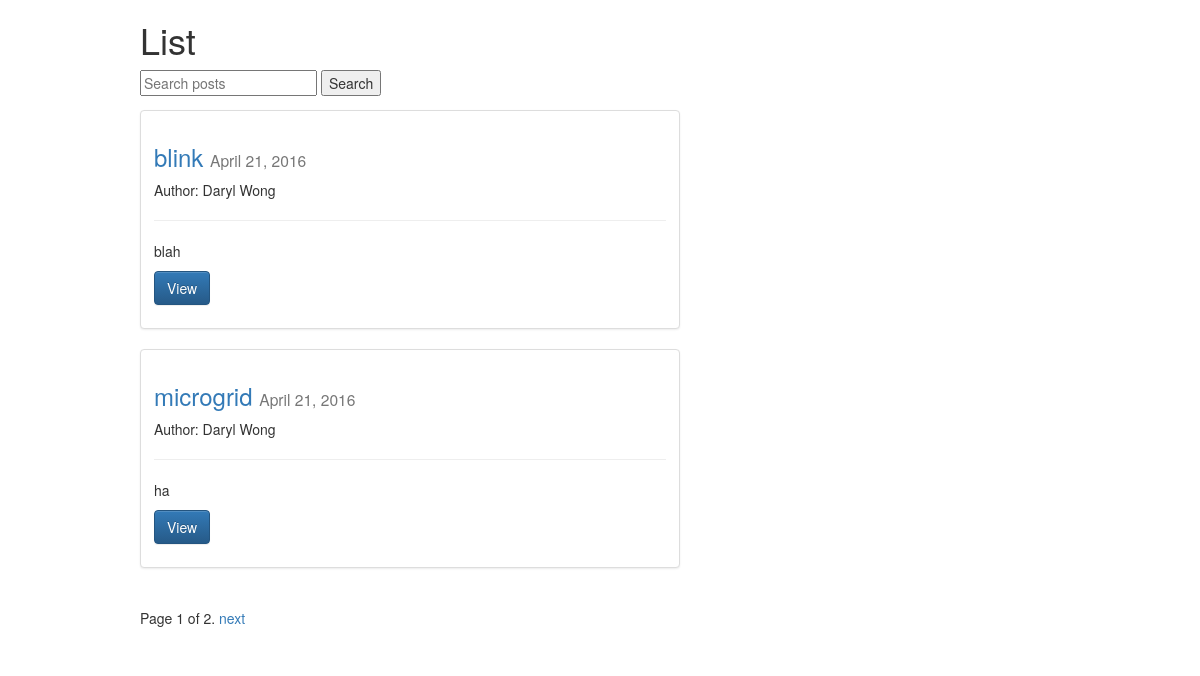
The app's page /posts/, older data.
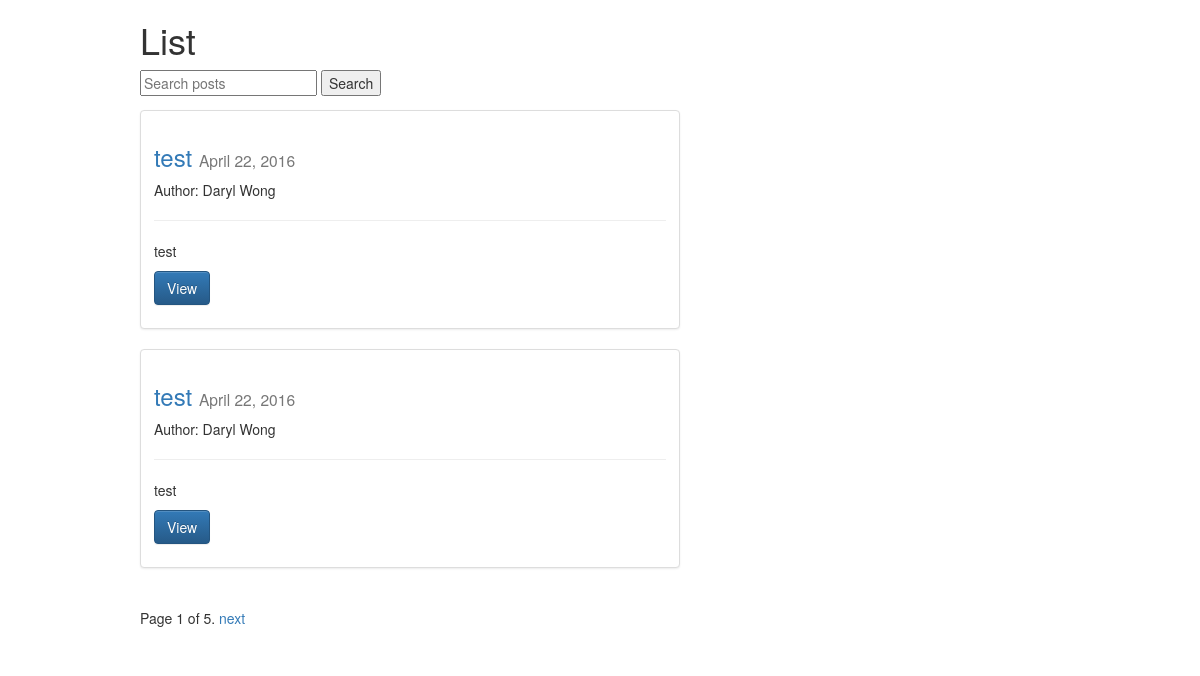
The same page, newer data.
### posts/models.py (models this page shows, shortened)
class Post(models.Model):
	user = models.ForeignKey(settings.AUTH_USER_MODEL, default = 1) #default user is superadmin
	title = models.CharField(max_length=120)  #max_length = 120
	slug = models.SlugField(unique=True)
	image = models.ImageField(upload_to = upload_location,
		null=True,
		blank=True,
		width_field="width_field",
		height_field="height_field")
	height_field = models.IntegerField(default=0)
	width_field = models.IntegerField(default=0)
	content = models.TextField()
	draft = models.BooleanField(default=False)
	publish = models.DateField(auto_now=False, auto_now_add=False, default=timezone.now)
	timestamp = models.DateTimeField(auto_now=False, auto_now_add=True) #1st time made initially
	updated = models.DateTimeField(auto_now=True, auto_now_add=False) #everytime it's updated
	objects = PostManager()
	def get_absolute_url(self):
		return reverse("posts:detail", kwargs={"slug": self.slug})
	class Meta: #describes model, handles anything not a field
		ordering = ["-timestamp", "-updated"]

### posts/views.py (the view, shortened to what this page needs)
def posts_list(request): #list items
	if request.user.is_staff or request.user.is_superuser:
		queryset_list = Post.objects.all()
		valid_user = True
	else:
		queryset_list = Post.objects.active() #all queries that are not drafts and published drafts that are less than or equal to today's date (only posts what was meant for today or previous days not hte future)
		valid_user = False
	search_query = request.GET.get("q")
	today = timezone.now().date()
	queries_per_page_var = 2
	paginator = Paginator(queryset_list, queries_per_page_var) # Show 25 contacts per page
	page_request_var = 'page' #change page search name (see post_list.html)
	page = request.GET.get(page_request_var)
	try:
	    queryset = paginator.page(page) #queries in a given paginator set
	except PageNotAnInteger:
	    queryset = paginator.page(1)
	except EmptyPage:
	    queryset = paginator.page(paginator.num_pages)
	context = {
		"object_list": queryset,  #add queryset to post list we can see
		"title": "List",
		"page_request_var": page_request_var,
		"today": today,
		"valid_user": valid_user,
	}
	return render(request, 'post_list.html', context)

### posts/models.py (called while the page is built)
	def active(self, *args, **kwargs):
		return super(PostManager, self).filter(draft=False).filter(publish__lte=timezone.now())

### templates/post_list.html (shortened to what this page needs)
{% extends "base.html" %}
{% block content %}
<div class="col-sm-6 col-sm-offset-1">
	{% if valid_user %}
		<h1> <span style='color:red;'>Staff View Of {{ title }} </span> </h1>
	{% else %}
		<h1> {{ title }} </h1>
	{% endif %}
	<form method = 'GET' action=''>
	<input type = 'text' name = 'q' placeholder = 'Search posts' value='{{ request.GET.q }}' />
	<input type='submit' value = 'Search' />
	</form>
	{% for obj in object_list %}
	<div class="row">
  		<div class="col-sm-12">
    		<div class="thumbnail">
      			<div class="caption">
        		<h3>
        			<a href='{{ obj.get_absolute_url }}'>{{ obj.title }}</a>
        			<small>{{ obj.publish }} </small>
        		</h3>
        		{% if obj.user.get_full_name %}
        			<p> Author: {{ obj.user.get_full_name }} </p>
				{% endif %}
				<hr/>
		        <p>{{ obj.content |linebreaks|truncatechars:120}}</p>
		        <p><a href="{{ obj.get_absolute_url }}" class="btn btn-primary" role="button">View</a> </p>
		      	</div>
    		</div>
  		</div>
	</div>
	{% endfor %}
<div class="pagination">
    <span class="step-links">
        <span class="current">
            Page {{ object_list.number }} of {{ object_list.paginator.num_pages }}.
        </span>
        {% if object_list.has_next %}
            <a href="?{{ page_request_var }}={{ object_list.next_page_number }}{% if request.GET.q %}&q={{ request.GET.q }}{% endif %}">next</a>
        {% endif %}
    </span>
</div>
</div>
{% endblock content %}

Row changes from the older to the newer data that the page shows:
no longer on this page (row unchanged): Post: title "blink", publish "April 21, 2016", user.get_full_name "Daryl Wong", content "blah"
no longer on this page (row unchanged): Post: title "microgrid", publish "April 21, 2016", user.get_full_name "Daryl Wong", content "ha"
added Post: title "test", publish "April 22, 2016", user.get_full_name "Daryl Wong", content "test"
added Post: title "test", publish "April 22, 2016", user.get_full_name "Daryl Wong", content "test"
Text that changed along with them:
{{ object_list.paginator.num_pages }}: "2" → "5"
